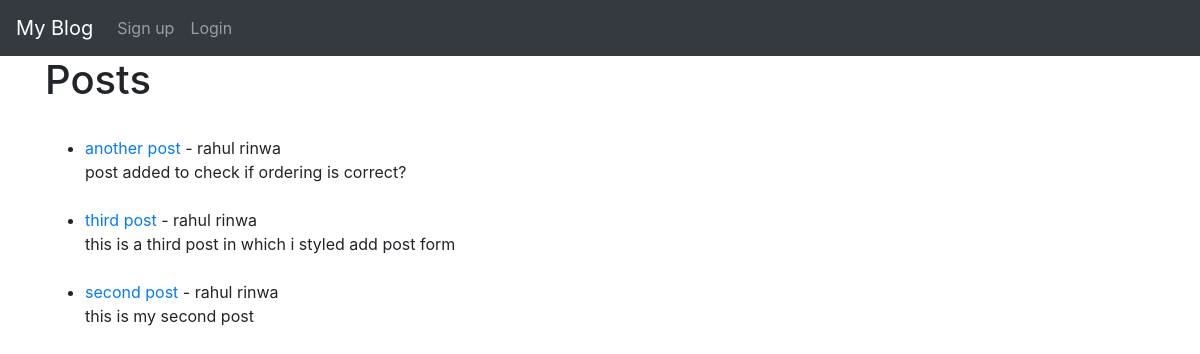
/, run on an earlier commit of the app's database.
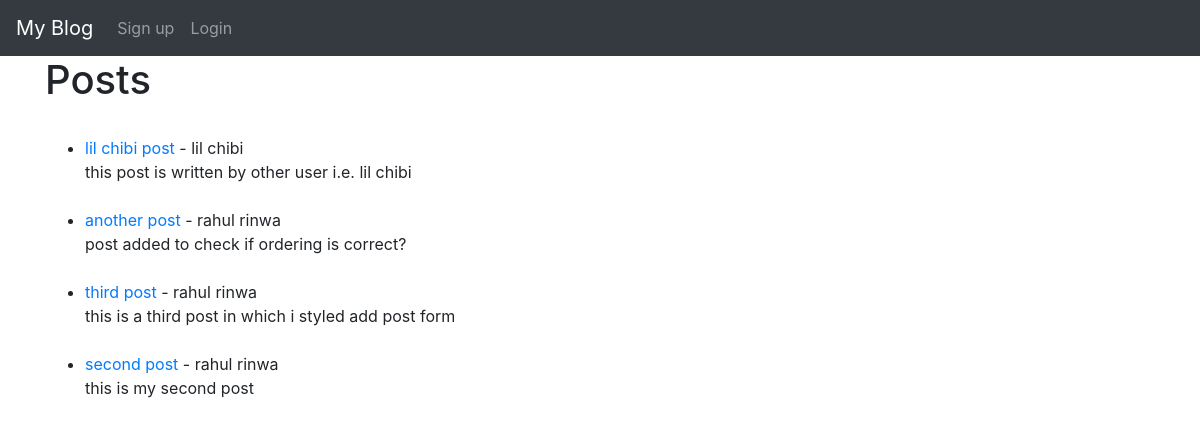
And on a later commit of the database.
### blog_app/models.py (models this page shows, shortened)
class Post(models.Model):
    title = models.CharField(max_length=255)
    author = models.ForeignKey(User, on_delete=models.CASCADE)
    body = models.TextField()
    post_date = models.DateField(auto_now_add=True)

### blog_app/views.py (the view)
# urls.py: path('', HomeView.as_view(), name='home'),
class HomeView(ListView):
    model = Post
    template_name = 'home.html'
    ordering = ['-id']

### templates/home.html (shortened to what this page needs)
{% extends "base.html"%}
{% block content%}
<h1>Posts</h1>
<br>
<ul>
    {% for post in object_list %}
     <li><a href="{% url 'article_detail' post.pk %}">{{ post.title }}</a> - {{ post.author.first_name }} {{ post.author.last_name }}
         <br>
        {{ post.body|slice:":200" }}</li>
     <br>
    {% endfor %}
</ul>
{% endblock %}

### templates/base.html (shortened to what this page needs)
<!doctype html>
<html lang="en">
  <head>
    <link rel="stylesheet" href="https://cdn.jsdelivr.net/npm/bootstrap@4.5.3/dist/css/bootstrap.min.css">
  </head>
  <body>
    <nav class="navbar navbar-expand-lg navbar-dark bg-dark">
        <a class="navbar-brand" href="{% url 'home' %}">My Blog</a>
        <div class="collapse navbar-collapse" id="navbarSupportedContent">
          <ul class="navbar-nav mr-auto">
            {% if user.is_authenticated %}
            <li class="nav-item">
              <a class="nav-link" href="{% url 'add_post' %}">Add Post</a>
            </li>
            <li class="nav-item">
              <a class="nav-link" href="{% url 'logout' %}">Logout</a>
            </li>
            {% else %}
            <li class="nav-item">
              <a class="nav-link" href="{% url 'signup' %}">Sign up</a>
            </li>
            <li class="nav-item">
              <a class="nav-link" href="{% url 'login' %}">Login</a>
            </li>
            {% endif %}
          </ul>
        </div>
      </nav>
    <div class="container">
        {% block content %}
        {% endblock %}
    </div>
  </body>
</html>

What changed in the data, as far as the page shows it:
added Post: title "lil chibi post", author.first_name "lil", author.last_name "chibi", body "this post is written by other user i.e. lil chibi"
